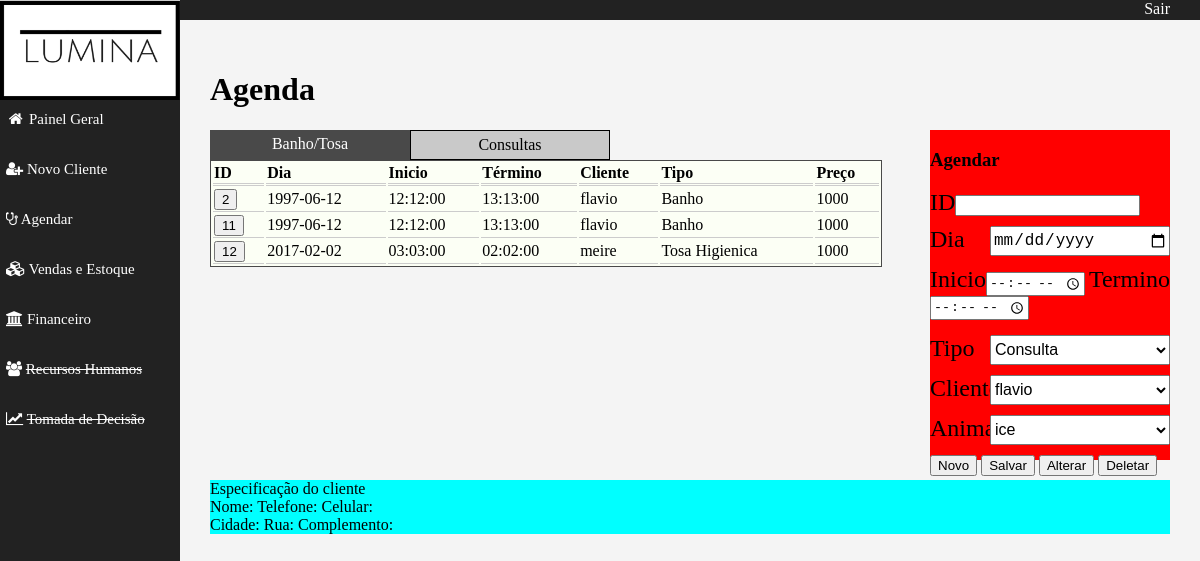
Page /Consulta.php on the committed database.
### tables this page shows
CREATE TABLE IF NOT EXISTS `agenda` (
  `ID_petshop` int(11) NOT NULL,
  `ID_pet` int(11) NOT NULL,
  `ID_con` int(11) NOT NULL AUTO_INCREMENT,
  `Data_con` date NOT NULL,
  `HIni_con` time NOT NULL,
  `HFim_con` time NOT NULL,
  `Preco_con` float NOT NULL,
  `Tipo_con` varchar(255) NOT NULL,
  PRIMARY KEY (`ID_con`),
  KEY `ID_petshop` (`ID_petshop`,`ID_pet`)
);

CREATE TABLE IF NOT EXISTS `clientes` (
  `ID_petshop` int(11) NOT NULL,
  `ID_cli` int(11) NOT NULL AUTO_INCREMENT,
  `Nome_cli` varchar(255) NOT NULL,
  `Tel_cli` varchar(255) NOT NULL,
  `Cel_cli` varchar(255) NOT NULL,
  `Cidade_cli` varchar(255) NOT NULL,
  `Rua_cli` varchar(255) NOT NULL,
  `Comp_cli` varchar(255) NOT NULL,
  PRIMARY KEY (`ID_cli`),
  KEY `ID_petshop` (`ID_petshop`)
);

### MySQL.php (called while the page is built, shortened)
<?php
class MySQL {
    var $host = "localhost";
    var $user = "root";
    var $password = "";
    var $link;
    function connect() {
        $this->link = mysql_connect($this->host, $this->user, $this->password);
    }
    function executeQuery($query) {
        $this->query = $query;
        if ($this->result = mysql_query($this->query)) {
            return $this->result;
        } else {
            echo "Ocorreu um erro na execução da SQL";
            echo "Erro :" . mysql_error();
            echo "SQL: " . $query;
            die();
            disconnect();
        }
    }
    function disconnect() {
        return mysql_close($this->link);
    }
}
?>

### Consulta.php (the view, shortened to what this page needs)
<!DOCTYPE html>
<HTML>
    <HEAD>
        <link rel="stylesheet" type="text/css" href="style.css" />
        <link rel="stylesheet" href="font-awesome/css/font-awesome.min.css">
    </HEAD>
    <BODY>
        <?php
        include './MySQL.php';
        include './Menu.php';
        $mySQL = new MySQL;
        $query1 = "
                Select
                    agenda.ID_con,
                    agenda.Data_con,
                    agenda.HIni_con,
                    agenda.HFim_con,
                    agenda.Tipo_con,
                    agenda.Preco_con,
                    clientes.Nome_cli
                FROM agenda
                INNER JOIN animais
                ON agenda.ID_pet = animais.ID_pet
                INNER JOIN clientes
                ON animais.ID_cli = clientes.ID_cli
                WHERE agenda.Tipo_con <> 'Consulta' ;
";
        $rs1 = $mySQL->executeQuery($query1);
        ?>
            <div class="cont-centro">
                <h1>Agenda</h1>
                <div class="TabControl">
                    <div id="header">
                        <ul class="abas">
                            <li>
                                <div class="aba">
                                    <span>Banho/Tosa<span>
                                </div>
                            </li>
                            <li>
                                <div class="aba">
                                    <span>Consultas</span>
                                </div>
                            </li>
                        </ul>
                    </div>
                    <div id="content">
                        <div class="conteudo"  style="overflow: auto; max-height:300px;">
                            <table style="width:100%">
                                <tr>
                                    <th> ID </th>
                                    <th>Dia</th>
                                    <th>Inicio</th>
                                    <th>Término</th>
                                    <th>Cliente</th>
                                    <th>Tipo</th>
                                    <th>Preço</th>
                                </tr>
                                                        <?php
                                                          while ($row = mysql_fetch_array($rs1, MYSQL_NUM)) {
                                                          $i=0;
                                                          echo '<form method="GET" name="tabela'.$i.'">';
                                                          echo '<tr>';
                                                          echo '<td><input id="submitlink" type="submit" value="'.$row[0].'"></td>';
                                                          echo '<td>' . $row[1] . '</td>';
                                                          echo '<td>' . $row[2] . '</td> ';
                                                          echo '<td>' . $row[3] . '</td>';
                                                          echo '<td>' . $row[6] . '</td>';
                                                          echo '<td>' . $row[4] . '</td>';
                                                          echo '<td>' . $row[5] . '</td>';
                                                          echo '</tr>';
                                                          echo '</form>';
                                                          }
                                                        ?>
                            </table>
                        </div>
                    </div>
                </div>
                <div id="blocoRH">
                    <form method="POST" name="cadCon">
                        <div class="posi_agendar"> <h3>Agendar</h3><label>ID</label><input type='number' name='idLbl'value = "<?php echo (isset($id))?$id:'';?>"></div>
                    <div class="posi_agendar">
                        <div class="lblAgendar"><label class="lblCons " txt_form>Dia</label></div>
                        <div class="boxAgendar"><input name="data"type="date" class="txt_form" value = "<?php echo (isset($row8[1]))?$row8[1]:'';?>"></div>
                    </div>
                    <div class="posi_agendar">
                        <label class="lblCons">Inicio</label><input name="ini"type="time" class="" value = "<?php echo (isset($row8[2]))?$row8[2]:'';?>">
                        <label class="lblCons">Termino</label><input name="fim"type="time" class="" value = "<?php echo (isset($row8[3]))?$row8[3]:'';?>">
                    </div>
                    <div class="posi_agendar">
                        <div class="lblAgendar"><label class="lblCons">Tipo</label></div>
                        <div class="boxAgendar" >
                            <select class="txt_form" name="tipo">
                                <option value="Consulta">Consulta</option>
                            </select>
                        </div>
                    </div>
                    <div class="posi_agendar">
                        <div class="lblAgendar"><label class="lblCons">Cliente</label></div>
                        <div class="boxAgendar">
                            <?php
                                $query7 = "Select
                                                Nome_cli
                                            FROM
                                                clientes
                                            ORDER BY
                                                Nome_cli;
                                            ";
                                $rs7 = $mySQL->executeQuery($query7);
                                echo '<select class="txt_form" name="cli">';
                                while ( $row7 = mysql_fetch_array( $rs7 ) ) {
                                        echo '<option value="'.$row7[0].'">'.$row7[0].'</option>';
                                }
                                echo '</select>';
                            ?>
                        </div>
                    </div>
                    <div class="lblAgendar"><label class="lblCons">Animais</label></div>
                        <div class="boxAgendar" >
                            <?php
                                $query8 = "Select
                                                Nome_pet
                                            FROM
                                                animais
                                            ORDER BY
                                                Nome_pet;
                                            ";
                                $rs8 = $mySQL->executeQuery($query8);
                                echo '<select class="txt_form" name="ani">';
                                while ( $row8 = mysql_fetch_array( $rs8 ) ) {
                                        echo '<option value="'.$row8[0].'">'.$row8[0].'</option>';
                                }
                                echo '</select>';
                            ?>
                        </div>
                    <div class="posi_agendar">
                        <button type="submit" value="new" name="btnsalva">Novo</button>
                        <button type="submit" value="ok" name="btnsalva">Salvar</button>
                        <button type="submit" value="alterar" name="alterar">Alterar</button>
                        <button type="submit" value="deletar" name="deletar" href='Consulta.php'>Deletar</button>
                    </div>
                    </FORM>
                </div>
                <div id='form_func'>
                    <div style='clear: both; background: #0ff;'>
                            <?php
                                $query5="
                                    SELECT
                                        clientes.Nome_cli,
                                        clientes.Tel_cli,
                                        clientes.Cel_cli,
                                        clientes.Cidade_cli,
                                        clientes.Rua_cli,
                                        clientes.Comp_cli
                                    FROM agenda
                                    INNER JOIN animais
                                    ON agenda.ID_pet=animais.ID_pet
                                    INNER jOIN clientes
                                    ON animais.ID_cli=clientes.ID_cli
                                    WHERE
                                    agenda.ID_con = '".$id."';
                                        ";
                                $rs5 = $mySQL->executeQuery($query5);
                                $row5 =  mysql_fetch_row($rs5);
                                echo 'Especificação do cliente<br>';
                                echo 'Nome:  '.$row5[0].'      Telefone: '.$row5[1].'      Celular: '.$row5[2].'<br>';
                                echo 'Cidade: '.$row5[3].'      Rua: '.$row5[4].'      Complemento: '.$row5[5].'<br>';
                            ?>
                        </div>
                </div>
            </div>
</BODY>

### Menu.php (shortened to what this page needs)
<html>
    <head>
    </head>
    <body>
        <div id="container">
            <div id="topo">
                <a href:"#" id="btnTopo">Sair</a>
            </div>
            <div id="menu">
                <div id="logo"></div>
                <a href="home.php"  >
                    <div class="ItemMenu">
                        <p class="TextoMenu">
                            <i class="fa fa-home fa-fw" aria-hidden="true"></i>
                            Painel Geral</p>
                    </div>
                </a>
                <a href= "Cad_Cliente.php" >
                    <div class="ItemMenu">
                        <p class="TextoMenu"><i class="fa fa-user-plus" aria-hidden="true"></i>
                            Novo Cliente</p>
                    </div>
                </a>
                <a href= "Consulta.php" >
                    <div class="ItemMenu">
                        <p class="TextoMenu"><i class="fa fa-stethoscope" aria-hidden="true"></i>
                            Agendar</p>
                    </div>
                </a>
                <a href= "#" >
                    <div class="ItemMenu">
                        <p class="TextoMenu"><i class="fa fa-cubes" aria-hidden="true"></i>
                            Vendas e Estoque</p>
                    </div>
                </a>
                <a href= "#" >
                    <div class="ItemMenu">
                        <p class="TextoMenu"><i class="fa fa-university" aria-hidden="true"></i>
                            Financeiro</p>
                    </div>
                </a>
                <a href= "RH.php" >
                    <div class="ItemMenu">
                        <p class="TextoMenu"><i class="fa fa-users" aria-hidden="true"></i>
                        <strike>Recursos Humanos</strike></p>
                    </div>
                </a>
                <a href= "#" >
                    <div class="ItemMenu">
                        <p class="TextoMenu"><i class="fa fa-line-chart" aria-hidden="true"></i>
                        <strike>Tomada de Decisão</strike></p>
                    </div>
                </a>
            </div>
    </body>
</html>

### style.css (style rules this page uses)
body { margin: 0 auto; padding: 0px; border:0px; }
a { text-decoration: none; }
.cont-centro { height:900px; width:85%; background: #F4F4F4; float:right; padding: 30px; }
#topo { height:20px; width: 90%; background:#222; float:right; }
#btnTopo { float:right; text-align: right; margin-right: 30px; color:#fff; }
#menu { height:900px; width:15%; background:#222; position: fixed; clear: both; }
#logo { height: 100px; width: 100%; background: url(Imagens/logo.png); background-size: 100% 100%; background-repeat: no-repeat; }
.ItemMenu { margin:0 auto; height: 50px; width: 100%; text-align: left; border:1px #222 solid; padding-left: 5px; }
.TextoMenu { font-size: 15px; margin-top: 10px; color:#fff; }
.TabControl { width:70%; overflow:hidden; height:auto; float:left; }
.TabControl #header { width:100%; overflow:hidden; cursor:pointer; }
.TabControl #content { width:100%; overflow:hidden; height:100%; }
.TabControl .abas { display:inline; }
.TabControl .abas li { float:left }
.aba { width:200px; height:30px; text-align:center; padding-top:5px; background:#c9c9c9; border:1px solid #000; }
.ativa span, .selected span { color:#fff }
.TabControl #content { background:#e5e5e5; }
.TabControl .conteudo { width:100%; background:#fcfff5; display:none; height:100%; color:#fff; border:1px solid #494949; }
.selected { width:200px; height:30px; text-align:center; padding-top:5px; background:#494949; border:0px; }
* { box-sizing:border-box; }
ul { list-style-type: none; }
#blocoRH { background: #f00; height:330px; width: 25%; float:right; margin-bottom:20px; }
.txt_form { width: 100%; height:30px; font-size: 16px; }
label { font-size: 24px; }
ul { padding: 0px; margin: 5px; }
table { color:#000; }
th { text-align: left; border-bottom:3px double #ccc; }
td { border-bottom:1px solid #ccc; }
.posi_agendar { min-height:10px; margin-bottom: 5px; }
.lblAgendar { width: 25%; float:left; }
.boxAgendar { width: 75%; float:right; }

### rows in the picture
agenda: ID_con "2", Data_con "1997-06-12", HIni_con "12:12:00", HFim_con "13:13:00", clientes.Nome_cli "flavio", Tipo_con "Banho", Preco_con "1000"
agenda: ID_con "11", Data_con "1997-06-12", HIni_con "12:12:00", HFim_con "13:13:00", clientes.Nome_cli "flavio", Tipo_con "Banho", Preco_con "1000"
agenda: ID_con "12", Data_con "2017-02-02", HIni_con "03:03:00", HFim_con "02:02:00", clientes.Nome_cli "meire", Tipo_con "Tosa Higienica", Preco_con "1000"

### other values in the picture
form field cli "flavio"
form field ani "ice"
